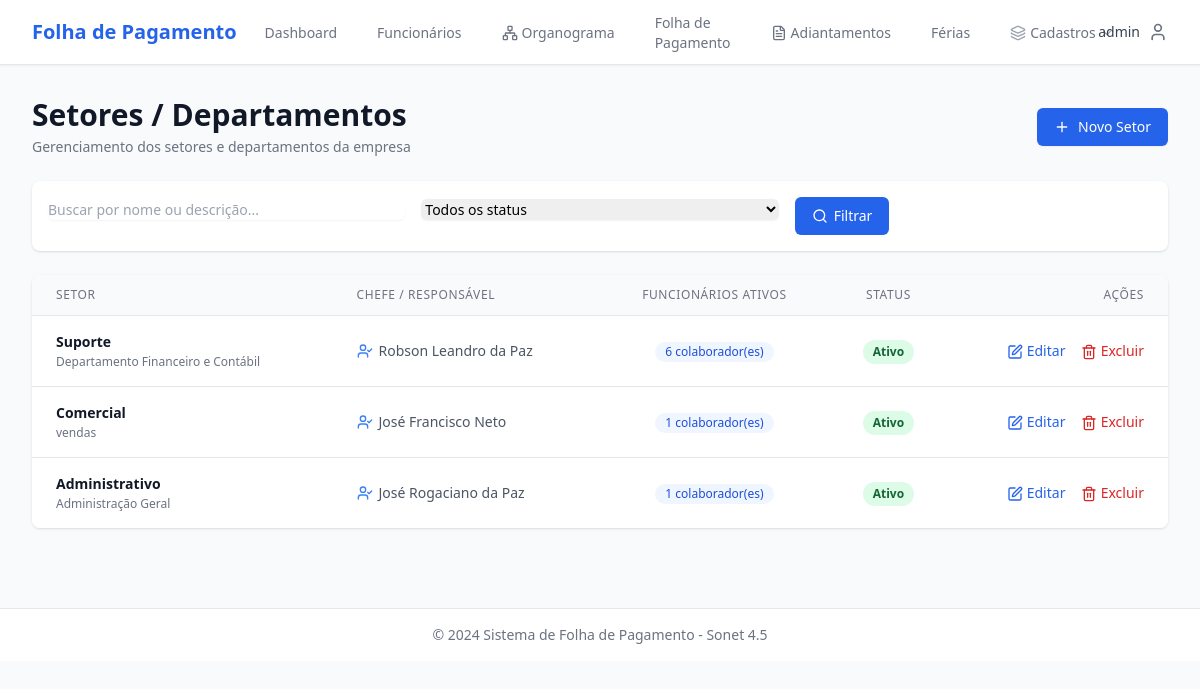
Screenshot of /setores/ (signed in) with the database file from the repository.
### core/models.py (models this page shows, shortened)
class TimeStampedModel(models.Model):
    created_at = models.DateTimeField('Criado em', auto_now_add=True)
    updated_at = models.DateTimeField('Atualizado em', auto_now=True)
    class Meta:
        abstract = True

class Setor(TimeStampedModel):
    nome = models.CharField('Nome', max_length=100, unique=True)
    descricao = models.TextField('Descrição', blank=True)
    chefe = models.OneToOneField(
        'funcionarios.Funcionario',
        on_delete=models.SET_NULL,
        null=True,
        blank=True,
        verbose_name='Chefe do Setor',
        related_name='setor_chefiado',
        help_text='Funcionário responsável por este setor'
    )
    ativo = models.BooleanField('Ativo', default=True)
    class Meta:
        verbose_name = 'Setor'
        verbose_name_plural = 'Setores'
        ordering = ['nome']

### funcionarios/models.py (models this page shows, shortened)
class Funcionario(TimeStampedModel):
    STATUS_CHOICES = [
        ('A', 'Ativo'),
        ('I', 'Inativo'),
        ('F', 'Férias'),
        ('L', 'Licença'),
    ]
    nome_completo = models.CharField('Nome Completo', max_length=200)
    cpf = models.CharField('CPF', max_length=14, unique=True)
    foto = models.ImageField('Foto', upload_to='funcionarios/fotos/', blank=True, null=True)
    data_nascimento = models.DateField('Data de Nascimento', null=True, blank=True)
    email = models.EmailField('E-mail', blank=True)
    telefone = models.CharField('Telefone', max_length=20, blank=True)
    endereco = models.TextField('Endereço', blank=True)
    chave_pix = models.CharField('Chave PIX', max_length=200, blank=True, help_text='CPF, E-mail, Telefone ou Chave Aleatória')
    data_admissao = models.DateField('Data de Admissão')
    funcao = models.ForeignKey(
        Funcao,
        on_delete=models.PROTECT,
        verbose_name='Função',
        related_name='funcionarios'
    )
    setor = models.ForeignKey(
        Setor,
        on_delete=models.PROTECT,
        verbose_name='Setor',
        related_name='funcionarios'
    )
    salario_base = models.DecimalField(
        'Salário Base',
        max_digits=10,
        decimal_places=2,
        validators=[MinValueValidator(0)]
    )
    status = models.CharField('Status', max_length=1, choices=STATUS_CHOICES, default='A')
    participa_folha = models.BooleanField(
        'Participa da Folha de Pagamento',
        default=True,
        help_text='Desmarque para funcionários que não devem aparecer na folha (ex: sócios, consultores externos)'
    )
    superior = models.ForeignKey(
        'self',
        on_delete=models.SET_NULL,
        null=True,
        blank=True,
        verbose_name='Superior/Responsável',
        related_name='subordinados',
        help_text='Funcionário responsável direto por este colaborador'
    )
    observacoes = models.TextField('Observações', blank=True)
    class Meta:
        verbose_name = 'Funcionário'
        verbose_name_plural = 'Funcionários'
        ordering = ['nome_completo']

### core/views.py (the view)
# urls.py: path('setores/', views.setor_list, name='setor_list'),
@login_required
def setor_list(request):
    busca = request.GET.get('busca', '')
    status_filter = request.GET.get('status', '')
    setores = Setor.objects.all().select_related('chefe').annotate(
        total_funcionarios=Count('funcionarios', filter=Q(funcionarios__status='A'))
    )
    if busca:
        setores = setores.filter(Q(nome__icontains=busca) | Q(descricao__icontains=busca))
    if status_filter == 'ativo':
        setores = setores.filter(ativo=True)
    elif status_filter == 'inativo':
        setores = setores.filter(ativo=False)
    context = {
        'setores': setores,
        'busca': busca,
        'status_filter': status_filter,
    }
    return render(request, 'core/setor_list.html', context)

### templates/core/setor_list.html (shortened to what this page needs)
{% extends 'base.html' %}
{% block content %}
<div class="space-y-6">
    <div class="flex flex-col sm:flex-row justify-between items-start sm:items-center gap-4">
        <div>
            <h1 class="text-3xl font-bold text-gray-900">Setores / Departamentos</h1>
            <p class="mt-1 text-sm text-gray-500">Gerenciamento dos setores e departamentos da empresa</p>
        </div>
        <a href="{% url 'core:setor_create' %}" class="inline-flex items-center px-4 py-2 border border-transparent text-sm font-medium rounded-md shadow-sm text-white bg-blue-600 hover:bg-blue-700">
            <i data-lucide="plus" class="w-4 h-4 mr-2"></i>
            Novo Setor
        </a>
    </div>
    <div class="bg-white shadow rounded-lg p-4">
        <form method="get" class="grid grid-cols-1 sm:grid-cols-3 gap-4">
            <div>
                <input type="text" name="busca" value="{{ busca }}" placeholder="Buscar por nome ou descrição..."
                       class="w-full rounded-md border-gray-300 shadow-sm focus:border-blue-500 focus:ring-blue-500 text-sm">
            </div>
            <div>
                <select name="status" class="w-full rounded-md border-gray-300 shadow-sm focus:border-blue-500 focus:ring-blue-500 text-sm">
                    <option value="">Todos os status</option>
                </select>
            </div>
            <div class="flex gap-2">
                <button type="submit" class="inline-flex items-center px-4 py-2 border border-transparent text-sm font-medium rounded-md text-white bg-blue-600 hover:bg-blue-700">
                    <i data-lucide="search" class="w-4 h-4 mr-1.5"></i>
                    Filtrar
                </button>
            </div>
        </form>
    </div>
    <div class="bg-white shadow rounded-lg overflow-hidden">
        <table class="min-w-full divide-y divide-gray-200">
            <thead class="bg-gray-50">
                <tr>
                    <th class="px-6 py-3 text-left text-xs font-medium text-gray-500 uppercase tracking-wider">Setor</th>
                    <th class="px-6 py-3 text-left text-xs font-medium text-gray-500 uppercase tracking-wider">Chefe / Responsável</th>
                    <th class="px-6 py-3 text-center text-xs font-medium text-gray-500 uppercase tracking-wider">Funcionários Ativos</th>
                    <th class="px-6 py-3 text-center text-xs font-medium text-gray-500 uppercase tracking-wider">Status</th>
                    <th class="px-6 py-3 text-right text-xs font-medium text-gray-500 uppercase tracking-wider">Ações</th>
                </tr>
            </thead>
            <tbody class="bg-white divide-y divide-gray-200">
                {% for setor in setores %}
                <tr class="hover:bg-gray-50">
                    <td class="px-6 py-4">
                        <div class="text-sm font-semibold text-gray-900">{{ setor.nome }}</div>
                        {% if setor.descricao %}
                        <div class="text-xs text-gray-500 mt-0.5">{{ setor.descricao }}</div>
                        {% endif %}
                    </td>
                    <td class="px-6 py-4 whitespace-nowrap text-sm text-gray-600">
                        {% if setor.chefe %}
                            <div class="flex items-center">
                                <i data-lucide="user-check" class="w-4 h-4 text-blue-500 mr-1.5"></i>
                                {{ setor.chefe.nome_completo }}
                            </div>
                        {% else %}
                            <span class="text-gray-400 italic">Não definido</span>
                        {% endif %}
                    </td>
                    <td class="px-6 py-4 whitespace-nowrap text-center text-sm font-medium text-gray-700">
                        <span class="inline-flex items-center px-2.5 py-0.5 rounded-full text-xs font-medium bg-blue-50 text-blue-700">
                            {{ setor.total_funcionarios }} colaborador(es)
                        </span>
                    </td>
                    <td class="px-6 py-4 whitespace-nowrap text-center">
                        {% if setor.ativo %}
                            <span class="px-2.5 py-0.5 inline-flex text-xs leading-5 font-semibold rounded-full bg-green-100 text-green-800">
                                Ativo
                            </span>
                        {% else %}
                            <span class="px-2.5 py-0.5 inline-flex text-xs leading-5 font-semibold rounded-full bg-red-100 text-red-800">
                                Inativo
                            </span>
                        {% endif %}
                    </td>
                    <td class="px-6 py-4 whitespace-nowrap text-right text-sm font-medium">
                        <a href="{% url 'core:setor_update' setor.pk %}" class="text-blue-600 hover:text-blue-900 mr-3">
                            <i data-lucide="edit" class="w-4 h-4 inline"></i> Editar
                        </a>
                        <a href="{% url 'core:setor_delete' setor.pk %}" class="text-red-600 hover:text-red-900">
                            <i data-lucide="trash-2" class="w-4 h-4 inline"></i> Excluir
                        </a>
                    </td>
                </tr>
                {% endfor %}
            </tbody>
        </table>
    </div>
</div>
{% endblock %}

### templates/base.html (shortened to what this page needs)
{% load static %}
<!DOCTYPE html>
<html lang="pt-BR">
<head>
    <script src="https://cdn.tailwindcss.com"></script>
</head>
<body class="bg-gray-50 min-h-screen">
    <nav class="bg-white shadow-sm border-b border-gray-200">
        <div class="max-w-7xl mx-auto px-4 sm:px-6 lg:px-8">
            <div class="flex justify-between h-16">
                <div class="flex">
                    <div class="flex-shrink-0 flex items-center">
                        <h1 class="text-xl font-bold text-blue-600">Folha de Pagamento</h1>
                    </div>
                    <div class="hidden sm:ml-6 sm:flex sm:space-x-8">
                        <a href="{% url 'core:dashboard' %}" class="border-transparent text-gray-500 hover:border-gray-300 hover:text-gray-700 inline-flex items-center px-1 pt-1 border-b-2 text-sm font-medium">
                            Dashboard
                        </a>
                        <a href="{% url 'funcionarios:list' %}" class="border-transparent text-gray-500 hover:border-gray-300 hover:text-gray-700 inline-flex items-center px-1 pt-1 border-b-2 text-sm font-medium">
                            Funcionários
                        </a>
                        <a href="{% url 'funcionarios:organograma' %}" class="border-transparent text-gray-500 hover:border-gray-300 hover:text-gray-700 inline-flex items-center px-1 pt-1 border-b-2 text-sm font-medium">
                            <i data-lucide="network" class="w-4 h-4 mr-1"></i>
                            Organograma
                        </a>
                        <a href="{% url 'folha:list' %}" class="border-transparent text-gray-500 hover:border-gray-300 hover:text-gray-700 inline-flex items-center px-1 pt-1 border-b-2 text-sm font-medium">
                            Folha de Pagamento
                        </a>
                        <a href="{% url 'funcionarios:adiantamento_list' %}" class="border-transparent text-gray-500 hover:border-gray-300 hover:text-gray-700 inline-flex items-center px-1 pt-1 border-b-2 text-sm font-medium">
                            <i data-lucide="file-text" class="w-4 h-4 mr-1"></i>
                            Adiantamentos
                        </a>
                        <a href="{% url 'funcionarios:ferias_list' %}" class="border-transparent text-gray-500 hover:border-gray-300 hover:text-gray-700 inline-flex items-center px-1 pt-1 border-b-2 text-sm font-medium">
                            Férias
                        </a>
                        <div class="relative inline-flex items-center" x-data="{ openCadastros: false }">
                            <button @click="openCadastros = !openCadastros" type="button" class="border-transparent text-gray-500 hover:border-gray-300 hover:text-gray-700 inline-flex items-center px-1 pt-1 border-b-2 text-sm font-medium focus:outline-none">
                                <i data-lucide="layers" class="w-4 h-4 mr-1 text-gray-400"></i>
                                Cadastros
                                <i data-lucide="chevron-down" class="w-3.5 h-3.5 ml-1 text-gray-400"></i>
                            </button>
                        </div>
                    </div>
                </div>
                <div class="flex items-center">
                    {% if user.is_authenticated %}
                        <div class="ml-3 relative" x-data="{ open: false }">
                            <button @click="open = !open" class="flex items-center text-sm focus:outline-none focus:ring-2 focus:ring-offset-2 focus:ring-blue-500 rounded-full">
                                <span class="text-gray-700 mr-2">{{ user.username }}</span>
                                <i data-lucide="user" class="w-5 h-5 text-gray-500"></i>
                            </button>
                        </div>
                    {% endif %}
                </div>
            </div>
        </div>
    </nav>
    <main class="max-w-7xl mx-auto px-4 sm:px-6 lg:px-8 py-8">
        {% block content %}{% endblock %}
    </main>
    <footer class="bg-white border-t border-gray-200 mt-12">
        <div class="max-w-7xl mx-auto px-4 sm:px-6 lg:px-8 py-4">
            <p class="text-center text-sm text-gray-500">
                © 2024 Sistema de Folha de Pagamento - Sonet 4.5
            </p>
        </div>
    </footer>
</body>
</html>

### rows the page displays
Setor: nome "Suporte", descricao "Departamento Financeiro e Contábil", chefe.nome_completo "Robson Leandro da Paz", total_funcionarios "6", ativo "Ativo"
Setor: nome "Comercial", descricao "vendas", chefe.nome_completo "José Francisco Neto", total_funcionarios "1", ativo "Ativo"
Setor: nome "Administrativo", descricao "Administração Geral", chefe.nome_completo "José Rogaciano da Paz", total_funcionarios "1", ativo "Ativo"

### other values shown
{{ user.username }} "admin"
